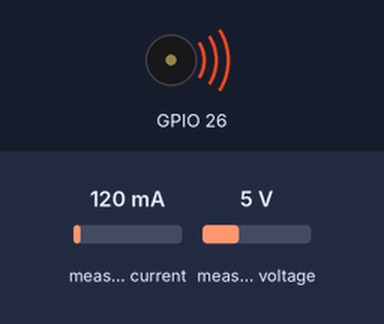
Recording of a program running on a simulated ESP32. Shown: buzzer (waves = sounding). The test bench sets the inputs (shaded band); at power-on: measured current 120 mA, measured voltage 5 V. The local clock reads 2024-03-15 10:24:30 at power-on unless the program sets it; random numbers use the default seed unless the program sets one; EEPROM starts erased; no MQTT or app messages arrive unless stated; what the program prints to the serial monitor is not drawn.

Above: at 0.1 s.
At 1.4 s:
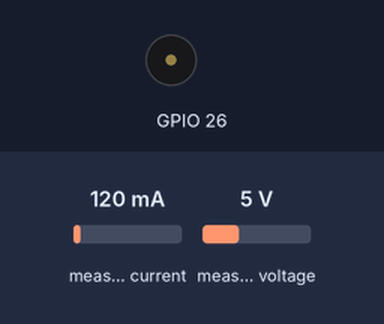
Timing chart, 0 to 2.9 s (numbered marks = the images above):
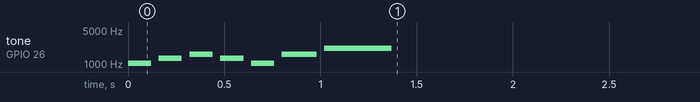

The program:

main.cpp
```cpp
#include "SensorHandlers.h" // Khai báo các hàm, biến quản lý cảm biến và trạng thái thiết bị
#include "IOT_MQTT.h"       // Khai báo các hàm xử lý MQTT (kết nối, publish dữ liệu)
unsigned long lastReadTime = 0;          // Biến lưu thời điểm lần đọc dữ liệu gần nhất
const unsigned long readInterval = 5000; // Chu kỳ đọc dữ liệu (ms), tránh đọc quá nhanh gây quá tải

void setup()
{
    Serial.begin(9600); // Khởi tạo giao tiếp Serial để debug, log trạng thái hệ thống

    // 1. Khởi tạo các thư viện quản lý cảm biến, còi, nút nhấn, trạng thái
    SensorHandlers_init(); // Khởi tạo các biến, struct, trạng thái cảm biến (counter, flag, threshold...)
    initBuzzer();          // Khởi tạo module cảnh báo âm thanh (buzzer)

    // 2. Khởi tạo các module cảm biến phần cứng
    MD0630T01A_init(); // Khởi tạo cảm biến rò điện
    ES35SW_init();     // Khởi tạo cảm biến môi trường (nhiệt độ, độ ẩm)
    PZEM016_init();    // Khởi tạo cảm biến điện năng (điện áp, dòng, công suất...)

    // 3. Khởi tạo kết nối mạng
    IOT_MQTT_setupWifi();           // Kết nối WiFi, retry nếu thất bại, log trạng thái lên Serial
    IOT_MQTT_setupTime();           // Đồng bộ thời gian thực (NTP), phục vụ timestamp cho dữ liệu
    IOT_MQTT_setupMQTT(mqttClient); // Kết nối MQTT server, thiết lập client, topic, callback

    // op_time_counter_reset(&op_time_auo_display);
    // op_time_counter_reset(&op_time_ccu_img1s);
    // op_time_counter_reset(&op_time_ccu_img1hub);
    // op_time_counter_reset(&op_time_ccu_imgtricpal);
    // op_time_counter_reset(&op_time_xenon_300);
    // op_time_counter_reset(&op_time_UI400);

    Serial.println("=== SYSTEM READY ==="); // Thông báo hệ thống đã sẵn sàng
}
void loop()
{
    IOT_MQTT_ensureWifiConnected(); // Đảm bảo kết nối WiFi luôn duy trì, tự động reconnect nếu mất kết nối

    // Kiểm tra đủ chu kỳ mới thực hiện polling, tránh spam xử lý ...
    if (millis() - lastReadTime >= readInterval)
    {
        lastReadTime = millis(); // Cập nhật thời điểm polling mới

        bool warning = false; // Biến trạng thái cảnh báo, sẽ được cập nhật bởi các hàm xử lý cảm biến

        acLeakChangedFlags leakChanged = {};   // Struct lưu trạng thái thay đổi của cảm biến rò điện
        teHuCartChangedFlags envCartChanged = {}; // Struct lưu trạng thái thay đổi của cảm biến môi trường (nhiệt độ, độ ẩm)
        teHuDecviceChangedFlags envDeviceChanged = {}; // Struct lưu trạng thái thay đổi
        PZEMChangedFlags pzemChanged = {}; // Struct lưu trạng thái thay đổi của cảm biến điện năng (điện áp, dòng, công suất...)

        Serial.println("\n================= DATA UPDATE ================="); // Log bắt đầu chu kỳ cập nhật dữ liệu

        handleLeakSensor(warning, leakChanged); // Đọc và xử lý cảm biến rò điện, cập nhật cảnh báo và flag thay đổi
        delay(100);                            // Delay ngắn để tránh nhiễu khi đọc cảm biến

        handleES35SW(warning, envCartChanged, envDeviceChanged); // Đọc và xử lý cảm biến môi trường, cập nhật cảnh báo và flag thay đổi
        delay(100);

        handlePZEMSensors(warning, pzemChanged); // Đọc và xử lý cảm biến điện năng, cập nhật cảnh báo và flag thay đổi
        delay(100);

        IOT_MQTT_ensureConnected(mqttClient); // Đảm bảo kết nối MQTT luôn duy trì, tự động reconnect nếu mất kết nối

        IOT_MQTT_publishAll(mqttClient, leakChanged, envCartChanged, envDeviceChanged, pzemChanged); // Publish dữ liệu lên các topic MQTT nếu có thông số thay đổi

        Serial.print("Warning Status: "); // Log trạng thái cảnh báo hiện tại
        Serial.println(warning ? "YES" : "NO");

        handleWarningBeep(warning); // Xử lý cảnh báo còi (buzzer) dựa trên trạng thái cảnh báo hiện tại

        printSensorSnapshot(); // In toàn bộ snapshot dữ liệu cảm biến lên Serial để debug, kiểm tra hệ thống
    }
}
```
